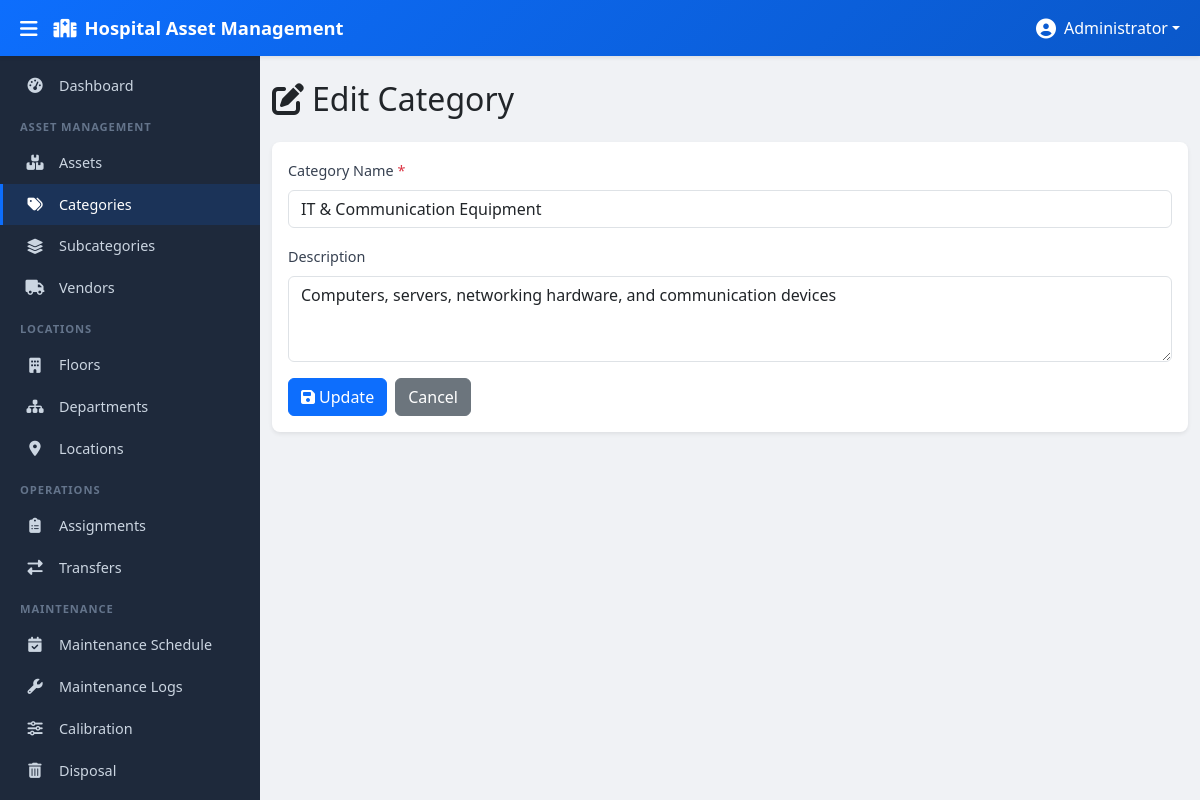
Screenshot of /modules/categories/edit.php?id=2 (signed in) with the database file from the repository.
### tables this page shows
CREATE TABLE asset_categories (
    id INT AUTO_INCREMENT PRIMARY KEY,
    category_name VARCHAR(150) NOT NULL,
    description TEXT,
    is_deleted TINYINT(1) DEFAULT 0
);

### modules/categories/edit.php (the view, shortened to what this page needs)
<?php
$pdo = getDBConnection();
$id = (int)($_GET['id'] ?? 0);
$stmt = $pdo->prepare("SELECT * FROM asset_categories WHERE id = ? AND is_deleted = 0");
$stmt->execute([$id]);
$category = $stmt->fetch();
require_once __DIR__ . '/../../views/header.php';
require_once __DIR__ . '/../../views/sidebar.php';
?>
<div class="main-content" id="mainContent">
    <div class="container-fluid py-4">
        <div class="row mb-4">
            <div class="col-12">
                <h2 class="mb-0"><i class="fas fa-edit me-2"></i>Edit Category</h2>
            </div>
        </div>
        <div class="card shadow-sm">
            <div class="card-body">
                <form method="POST" action="">
                    <div class="mb-3">
                        <label for="category_name" class="form-label">Category Name <span class="text-danger">*</span></label>
                        <input type="text" class="form-control" id="category_name" name="category_name" value="<?php echo htmlspecialchars($category['category_name'], ENT_QUOTES, 'UTF-8'); ?>" required>
                    </div>
                    <div class="mb-3">
                        <label for="description" class="form-label">Description</label>
                        <textarea class="form-control" id="description" name="description" rows="3"><?php echo htmlspecialchars($category['description'] ?? '', ENT_QUOTES, 'UTF-8'); ?></textarea>
                    </div>
                    <div class="d-flex gap-2">
                        <button type="submit" class="btn btn-primary"><i class="fas fa-save me-1"></i>Update</button>
                        <a href="index.php" class="btn btn-secondary">Cancel</a>
                    </div>
                </form>
            </div>
        </div>
    </div>
</div>
<?php require_once __DIR__ . '/../../views/footer.php'; ?>

### assets/css/style.css (style rules this page uses)
:root { --sidebar-width: 260px; --sidebar-collapsed-width: 0px; --topbar-height: 56px; --primary-color: #0d6efd; --primary-dark: #0a58ca; --secondary-color: #0dcaf0; --sidebar-bg: #1e293b; --sidebar-hover: #334155; --sidebar-active: #0d6efd; --sidebar-text: #cbd5e1; --sidebar-heading: #64748b; --body-bg: #f0f2f5; }
body { font-family: 'Segoe UI', Tahoma, Geneva, Verdana, sans-serif; background-color: var(--body-bg); overflow-x: hidden; }
.main-content { margin-left: var(--sidebar-width); margin-top: var(--topbar-height); min-height: calc(100vh - var(--topbar-height)); transition: margin-left 0.3s ease; }
.card { border: none; border-radius: 0.5rem; box-shadow: 0 1px 3px rgba(0, 0, 0, 0.08); }
.form-label { font-weight: 500; font-size: 0.9rem; color: #374151; }

### rows the page displays
asset_categories: category_name "IT & Communication Equipment", description "Computers, servers, networking hardware, and communication devices"

### other values shown
$_SESSION['user_name'] "Administrator"
